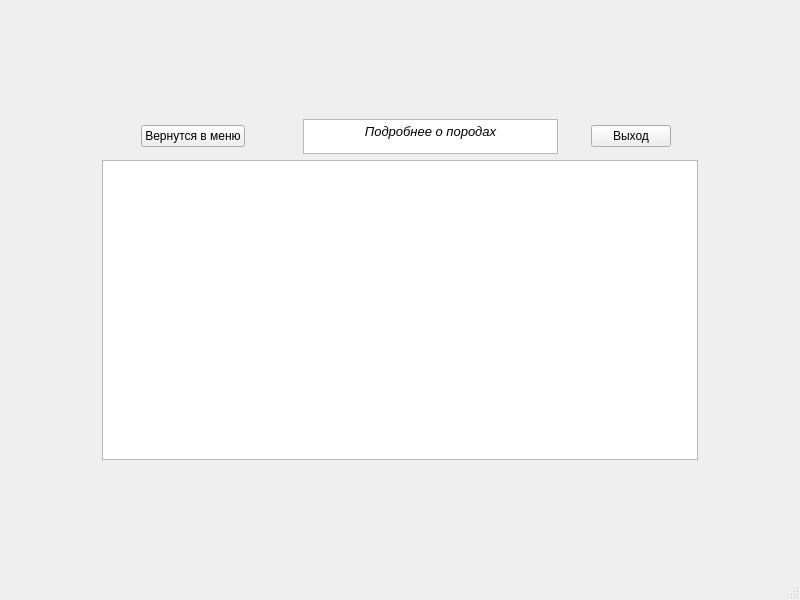
<?xml version="1.0" encoding="UTF-8"?>
<ui version="4.0">
 <class>Reference</class>
 <widget class="QMainWindow" name="Reference">
  <property name="geometry">
   <rect>
    <x>0</x>
    <y>0</y>
    <width>800</width>
    <height>600</height>
   </rect>
  </property>
  <property name="windowTitle">
   <string>MainWindow</string>
  </property>
  <widget class="QWidget" name="centralwidget">
   <layout class="QGridLayout" name="gridLayout">
    <item row="0" column="1">
     <spacer name="verticalSpacer">
      <property name="orientation">
       <enum>Qt::Vertical</enum>
      </property>
      <property name="sizeHint" stdset="0">
       <size>
        <width>20</width>
        <height>96</height>
       </size>
      </property>
     </spacer>
    </item>
    <item row="1" column="1" rowspan="2" colspan="2">
     <layout class="QVBoxLayout" name="verticalLayout">
      <item>
       <layout class="QHBoxLayout" name="horizontalLayout">
        <item>
         <spacer name="horizontalSpacer_5">
          <property name="orientation">
           <enum>Qt::Horizontal</enum>
          </property>
          <property name="sizeHint" stdset="0">
           <size>
            <width>40</width>
            <height>20</height>
           </size>
          </property>
         </spacer>
        </item>
        <item>
         <widget class="QPushButton" name="pushButtonGoMenuFromRef">
          <property name="text">
           <string>Вернутся в меню</string>
          </property>
         </widget>
        </item>
        <item>
         <spacer name="horizontalSpacer">
          <property name="orientation">
           <enum>Qt::Horizontal</enum>
          </property>
          <property name="sizeHint" stdset="0">
           <size>
            <width>40</width>
            <height>20</height>
           </size>
          </property>
         </spacer>
        </item>
        <item>
         <widget class="QLabel" name="label">
          <property name="text">
           <string/>
          </property>
         </widget>
        </item>
        <item>
         <widget class="QTextBrowser" name="textBrowser">
          <property name="maximumSize">
           <size>
            <width>450</width>
            <height>35</height>
           </size>
          </property>
          <property name="html">
           <string>&lt;!DOCTYPE HTML PUBLIC &quot;-//W3C//DTD HTML 4.0//EN&quot; &quot;http://www.w3.org/TR/REC-html40/strict.dtd&quot;&gt;
&lt;html&gt;&lt;head&gt;&lt;meta name=&quot;qrichtext&quot; content=&quot;1&quot; /&gt;&lt;style type=&quot;text/css&quot;&gt;
p, li { white-space: pre-wrap; }
&lt;/style&gt;&lt;/head&gt;&lt;body style=&quot; font-family:'MS Shell Dlg 2'; font-size:8pt; font-weight:400; font-style:normal;&quot;&gt;
&lt;p align=&quot;center&quot; style=&quot; margin-top:0px; margin-bottom:0px; margin-left:0px; margin-right:0px; -qt-block-indent:0; text-indent:0px;&quot;&gt;&lt;span style=&quot; font-family:'MS Shell Dlg 2'; font-size:10pt; font-style:italic;&quot;&gt;Подробнее о породах&lt;/span&gt;&lt;/p&gt;&lt;/body&gt;&lt;/html&gt;</string>
          </property>
         </widget>
        </item>
        <item>
         <spacer name="horizontalSpacer_2">
          <property name="orientation">
           <enum>Qt::Horizontal</enum>
          </property>
          <property name="sizeHint" stdset="0">
           <size>
            <width>28</width>
            <height>20</height>
           </size>
          </property>
         </spacer>
        </item>
        <item>
         <widget class="QPushButton" name="pushButtonExit_1">
          <property name="text">
           <string>Выход</string>
          </property>
         </widget>
        </item>
        <item>
         <spacer name="horizontalSpacer_3">
          <property name="orientation">
           <enum>Qt::Horizontal</enum>
          </property>
          <property name="sizeHint" stdset="0">
           <size>
            <width>28</width>
            <height>20</height>
           </size>
          </property>
         </spacer>
        </item>
       </layout>
      </item>
      <item>
       <widget class="QTableView" name="tableViewReference">
        <property name="minimumSize">
         <size>
          <width>550</width>
          <height>300</height>
         </size>
        </property>
       </widget>
      </item>
     </layout>
    </item>
    <item row="1" column="3">
     <spacer name="horizontalSpacer_6">
      <property name="orientation">
       <enum>Qt::Horizontal</enum>
      </property>
      <property name="sizeHint" stdset="0">
       <size>
        <width>95</width>
        <height>20</height>
       </size>
      </property>
     </spacer>
    </item>
    <item row="2" column="0">
     <spacer name="horizontalSpacer_4">
      <property name="orientation">
       <enum>Qt::Horizontal</enum>
      </property>
      <property name="sizeHint" stdset="0">
       <size>
        <width>95</width>
        <height>20</height>
       </size>
      </property>
     </spacer>
    </item>
    <item row="3" column="2">
     <spacer name="verticalSpacer_2">
      <property name="orientation">
       <enum>Qt::Vertical</enum>
      </property>
      <property name="sizeHint" stdset="0">
       <size>
        <width>20</width>
        <height>96</height>
       </size>
      </property>
     </spacer>
    </item>
   </layout>
  </widget>
  <widget class="QMenuBar" name="menubar">
   <property name="geometry">
    <rect>
     <x>0</x>
     <y>0</y>
     <width>800</width>
     <height>17</height>
    </rect>
   </property>
  </widget>
  <widget class="QStatusBar" name="statusbar"/>
 </widget>
 <resources/>
 <connections/>
</ui>
